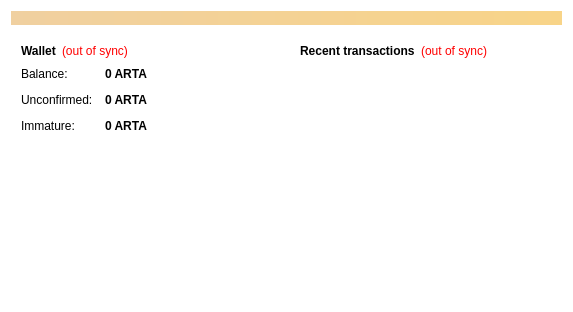
<?xml version="1.0" encoding="UTF-8"?>
<ui version="4.0">
 <class>OverviewPage</class>
 <widget class="QWidget" name="OverviewPage">
  <property name="geometry">
   <rect>
    <x>0</x>
    <y>0</y>
    <width>573</width>
    <height>312</height>
   </rect>
  </property>
  <property name="windowTitle">
   <string>Form</string>
  </property>
  <property name="styleSheet">
   <string notr="true">background-color: transparent;
background: transparent;</string>
  </property>
  <layout class="QVBoxLayout" name="topLayout">
   <item>
    <widget class="QLabel" name="labelAlerts">
     <property name="visible">
      <bool>false</bool>
     </property>
     <property name="styleSheet">
      <string notr="true">background-color: qlineargradient(x1: 0, y1: 0, x2: 1, y2: 0, stop:0 #F0D0A0, stop:1 #F8D488); color:#000000;</string>
     </property>
     <property name="wordWrap">
      <bool>true</bool>
     </property>
     <property name="margin">
      <number>3</number>
     </property>
    </widget>
   </item>
   <item>
    <layout class="QHBoxLayout" name="horizontalLayout" stretch="1,1">
     <item>
      <layout class="QVBoxLayout" name="verticalLayout_2">
       <item>
        <widget class="QFrame" name="frame">
         <property name="frameShape">
          <enum>QFrame::StyledPanel</enum>
         </property>
         <property name="frameShadow">
          <enum>QFrame::Raised</enum>
         </property>
         <layout class="QVBoxLayout" name="verticalLayout_4">
          <item>
           <layout class="QHBoxLayout" name="horizontalLayout_4">
            <item>
             <widget class="QLabel" name="label_5">
              <property name="font">
               <font>
                <weight>75</weight>
                <bold>true</bold>
               </font>
              </property>
              <property name="text">
               <string>Wallet</string>
              </property>
             </widget>
            </item>
            <item>
             <widget class="QLabel" name="labelWalletStatus">
              <property name="toolTip">
               <string>The displayed information may be out of date. Your wallet automatically synchronizes with the GlobalDenomination network after a connection is established, but this process has not completed yet.</string>
              </property>
              <property name="styleSheet">
               <string notr="true">QLabel { color: red; }</string>
              </property>
              <property name="text">
               <string notr="true">(out of sync)</string>
              </property>
              <property name="alignment">
               <set>Qt::AlignLeading|Qt::AlignLeft|Qt::AlignVCenter</set>
              </property>
             </widget>
            </item>
            <item>
             <spacer name="horizontalSpacer_2">
              <property name="orientation">
               <enum>Qt::Horizontal</enum>
              </property>
              <property name="sizeHint" stdset="0">
               <size>
                <width>40</width>
                <height>20</height>
               </size>
              </property>
             </spacer>
            </item>
           </layout>
          </item>
          <item>
           <layout class="QFormLayout" name="formLayout_2">
            <property name="fieldGrowthPolicy">
             <enum>QFormLayout::AllNonFixedFieldsGrow</enum>
            </property>
            <property name="horizontalSpacing">
             <number>12</number>
            </property>
            <property name="verticalSpacing">
             <number>12</number>
            </property>
            <item row="0" column="0">
             <widget class="QLabel" name="label">
              <property name="text">
               <string>Balance:</string>
              </property>
             </widget>
            </item>
            <item row="0" column="1">
             <widget class="QLabel" name="labelBalance">
              <property name="font">
               <font>
                <weight>75</weight>
                <bold>true</bold>
               </font>
              </property>
              <property name="cursor">
               <cursorShape>IBeamCursor</cursorShape>
              </property>
              <property name="toolTip">
               <string>Your current balance</string>
              </property>
              <property name="text">
               <string notr="true">0 ARTA</string>
              </property>
              <property name="textInteractionFlags">
               <set>Qt::LinksAccessibleByMouse|Qt::TextSelectableByKeyboard|Qt::TextSelectableByMouse</set>
              </property>
             </widget>
            </item>
            <item row="1" column="0">
             <widget class="QLabel" name="label_3">
              <property name="text">
               <string>Unconfirmed:</string>
              </property>
             </widget>
            </item>
            <item row="1" column="1">
             <widget class="QLabel" name="labelUnconfirmed">
              <property name="font">
               <font>
                <weight>75</weight>
                <bold>true</bold>
               </font>
              </property>
              <property name="cursor">
               <cursorShape>IBeamCursor</cursorShape>
              </property>
              <property name="toolTip">
               <string>Total of transactions that have yet to be confirmed, and do not yet count toward the current balance</string>
              </property>
              <property name="text">
               <string notr="true">0 ARTA</string>
              </property>
              <property name="textInteractionFlags">
               <set>Qt::LinksAccessibleByMouse|Qt::TextSelectableByKeyboard|Qt::TextSelectableByMouse</set>
              </property>
             </widget>
            </item>
            <item row="2" column="0">
             <widget class="QLabel" name="labelImmatureText">
              <property name="text">
               <string>Immature:</string>
              </property>
             </widget>
            </item>
            <item row="2" column="1">
             <widget class="QLabel" name="labelImmature">
              <property name="font">
               <font>
                <weight>75</weight>
                <bold>true</bold>
               </font>
              </property>
              <property name="toolTip">
               <string>Mined balance that has not yet matured</string>
              </property>
              <property name="text">
               <string notr="true">0 ARTA</string>
              </property>
              <property name="textInteractionFlags">
               <set>Qt::LinksAccessibleByMouse|Qt::TextSelectableByKeyboard|Qt::TextSelectableByMouse</set>
              </property>
             </widget>
            </item>
           </layout>
          </item>
         </layout>
        </widget>
       </item>
       <item>
        <spacer name="verticalSpacer">
         <property name="orientation">
          <enum>Qt::Vertical</enum>
         </property>
         <property name="sizeHint" stdset="0">
          <size>
           <width>20</width>
           <height>40</height>
          </size>
         </property>
        </spacer>
       </item>
       <item alignment="Qt::AlignHCenter">
        <widget class="QLabel" name="label_2">
         <property name="text">
          <string/>
         </property>
         <property name="pixmap">
          <pixmap resource="../bitcoin.qrc">:/images/main_background</pixmap>
         </property>
        </widget>
       </item>
       <item>
        <spacer name="verticalSpacer_3">
         <property name="orientation">
          <enum>Qt::Vertical</enum>
         </property>
         <property name="sizeHint" stdset="0">
          <size>
           <width>20</width>
           <height>40</height>
          </size>
         </property>
        </spacer>
       </item>
      </layout>
     </item>
     <item>
      <layout class="QVBoxLayout" name="verticalLayout_3">
       <item>
        <widget class="QFrame" name="frame_2">
         <property name="frameShape">
          <enum>QFrame::StyledPanel</enum>
         </property>
         <property name="frameShadow">
          <enum>QFrame::Raised</enum>
         </property>
         <layout class="QVBoxLayout" name="verticalLayout">
          <item>
           <layout class="QHBoxLayout" name="horizontalLayout_2">
            <item>
             <widget class="QLabel" name="label_4">
              <property name="text">
               <string>&lt;b&gt;Recent transactions&lt;/b&gt;</string>
              </property>
             </widget>
            </item>
            <item>
             <widget class="QLabel" name="labelTransactionsStatus">
              <property name="toolTip">
               <string>The displayed information may be out of date. Your wallet automatically synchronizes with the GlobalDenomination network after a connection is established, but this process has not completed yet.</string>
              </property>
              <property name="styleSheet">
               <string notr="true">QLabel { color: red; }</string>
              </property>
              <property name="text">
               <string notr="true">(out of sync)</string>
              </property>
              <property name="alignment">
               <set>Qt::AlignRight|Qt::AlignTrailing|Qt::AlignVCenter</set>
              </property>
             </widget>
            </item>
            <item>
             <spacer name="horizontalSpacer">
              <property name="orientation">
               <enum>Qt::Horizontal</enum>
              </property>
              <property name="sizeHint" stdset="0">
               <size>
                <width>40</width>
                <height>20</height>
               </size>
              </property>
             </spacer>
            </item>
           </layout>
          </item>
          <item>
           <widget class="QListView" name="listTransactions">
            <property name="styleSheet">
             <string notr="true">QListView { background: transparent; }</string>
            </property>
            <property name="frameShape">
             <enum>QFrame::NoFrame</enum>
            </property>
            <property name="verticalScrollBarPolicy">
             <enum>Qt::ScrollBarAlwaysOff</enum>
            </property>
            <property name="horizontalScrollBarPolicy">
             <enum>Qt::ScrollBarAlwaysOff</enum>
            </property>
            <property name="selectionMode">
             <enum>QAbstractItemView::NoSelection</enum>
            </property>
           </widget>
          </item>
         </layout>
        </widget>
       </item>
       <item>
        <spacer name="verticalSpacer_2">
         <property name="orientation">
          <enum>Qt::Vertical</enum>
         </property>
         <property name="sizeHint" stdset="0">
          <size>
           <width>20</width>
           <height>40</height>
          </size>
         </property>
        </spacer>
       </item>
      </layout>
     </item>
    </layout>
   </item>
  </layout>
 </widget>
 <resources>
  <include location="../bitcoin.qrc"/>
 </resources>
 <connections/>
</ui>
